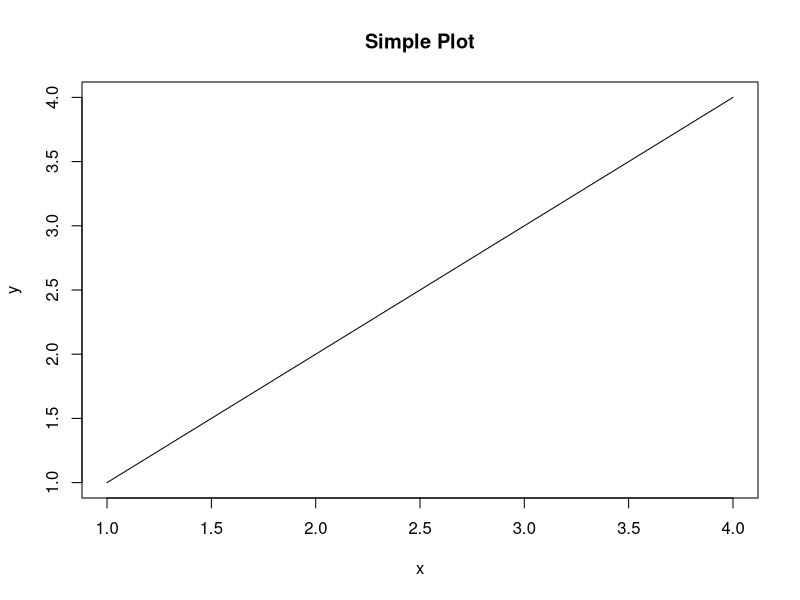
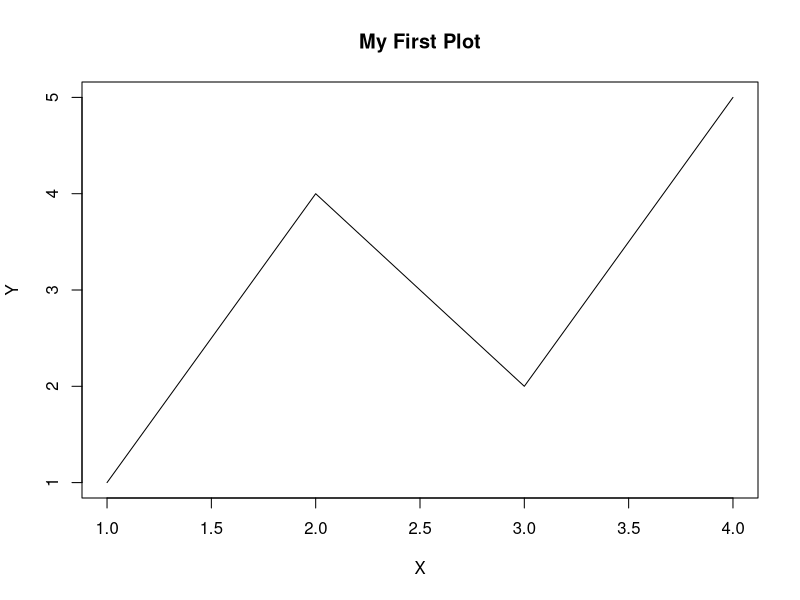
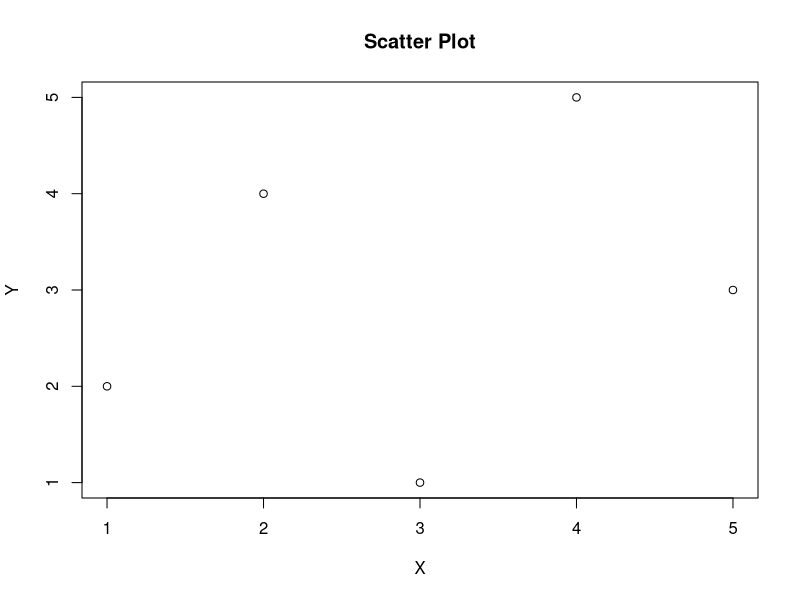
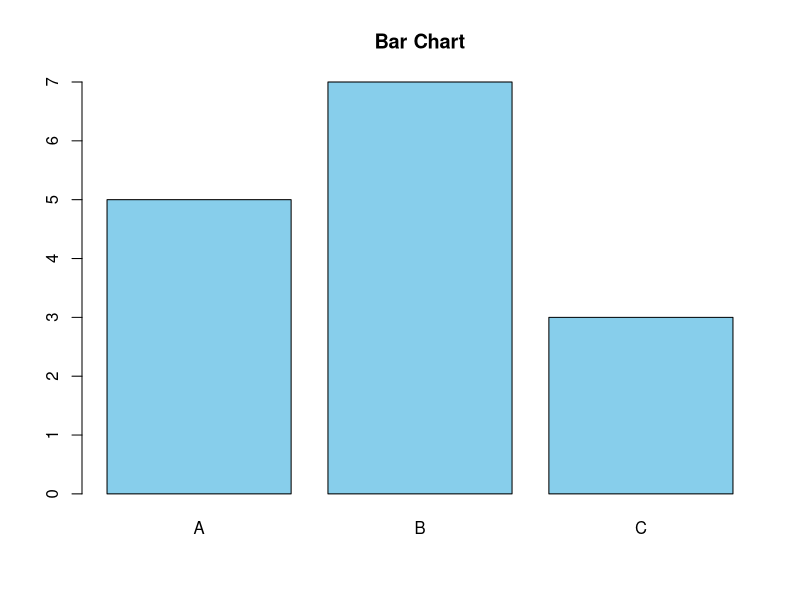
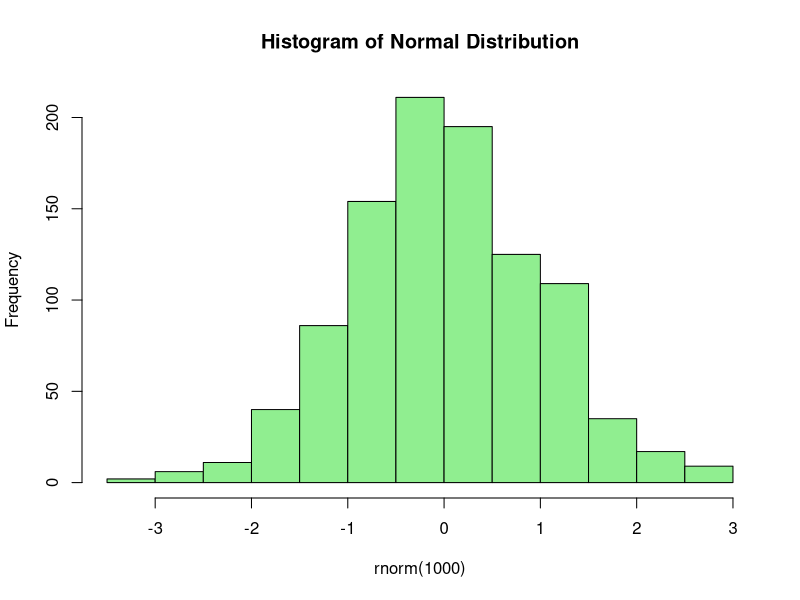
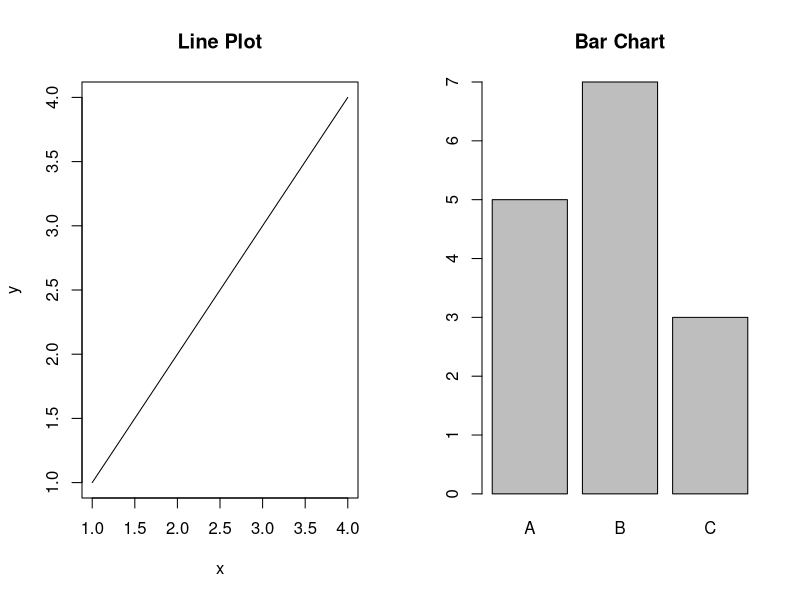
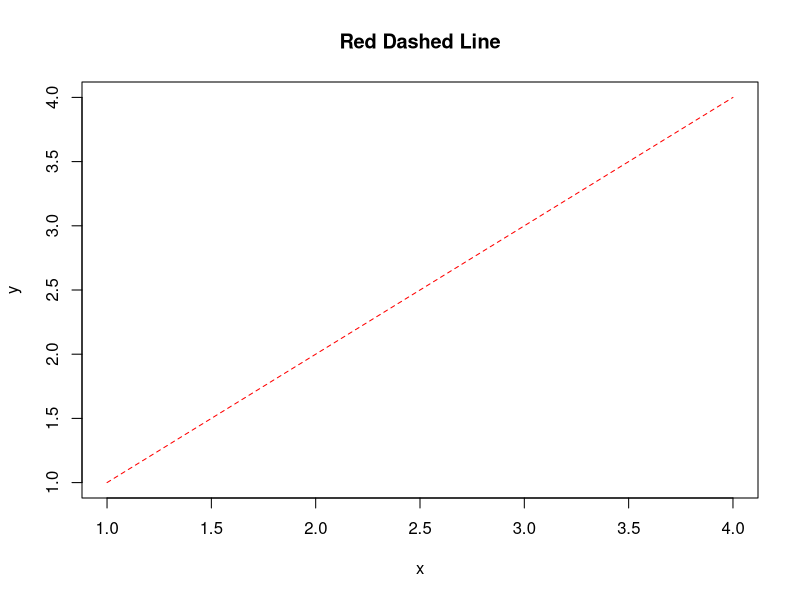
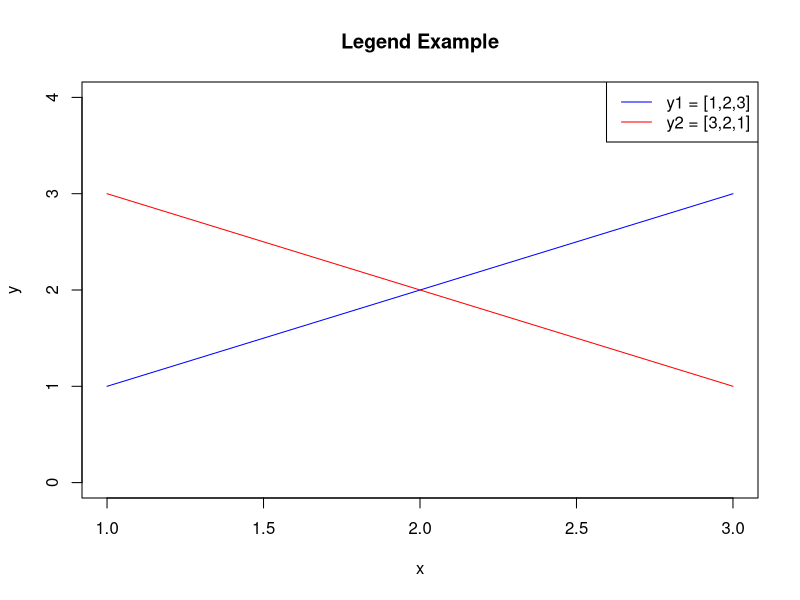

Source code (R) for these figures, in order:
## ---- chunk 1
x <- 1:4
y <- c(1, 2, 3, 4)
plot(x, y, type = "l", main = "Simple Plot")


## ---- chunk 2
y2 <- c(1, 4, 2, 5)
plot(x, y2, type = "l", main = "My First Plot", xlab = "X", ylab = "Y")


## ---- chunk 3
x_vals <- c(1, 2, 3, 4, 5)
y_vals <- c(2, 4, 1, 5, 3)
plot(x_vals, y_vals, main = "Scatter Plot", xlab = "X", ylab = "Y")


## ---- chunk 4
categories <- c('A', 'B', 'C')
values <- c(5, 7, 3)
barplot(values, names.arg = categories, col = "skyblue", main = "Bar Chart")

## ---- chunk 5
hist(rnorm(1000), main = "Histogram of Normal Distribution", col = "lightgreen")

## ---- chunk 6
par(mfrow = c(1, 2))  # 1 row, 2 columns
plot(x, y, type = "l", main = "Line Plot")
barplot(values, names.arg = categories, main = "Bar Chart")
par(mfrow = c(1, 1))  # Reset layout

## ---- chunk 7
plot(x, y, type = "l", col = "red", lty = 2, main = "Red Dashed Line")

## ---- chunk 8
x <- c(1, 2, 3)
plot(x, c(1, 2, 3), type = "l", col = "blue", ylim = c(0, 4),
main = "Legend Example", xlab = "x", ylab = "y")
lines(x, c(3, 2, 1), col = "red")
legend("topright", legend = c("y1 = [1,2,3]", "y2 = [3,2,1]"),
col = c("blue", "red"), lty = 1)

## ---- chunk 9
x <- 0:10
y <- x - 5
plot(x, y, type = "l", xlim = c(0, 10), ylim = c(-5, 5),
     main = "Set Axis Limits", col = "red")
## ---- chunk 10
png("my_plot.png")
plot(x, y, type = "l", main = "Saved Plot")
dev.off()

## ---- chunk 11

## ---- chunk 12

## ---- chunk 13

## ---- chunk 14

## ---- chunk 15

## ---- chunk 16

## ---- chunk 17

## ---- chunk 18

## ---- chunk 19

## ---- chunk 20

## ---- chunk 21

## ---- chunk 22

## ---- chunk 23

## ---- chunk 24

## ---- chunk 25

## ---- chunk 26

## ---- chunk 27

## ---- chunk 28

## ---- chunk 29

## ---- chunk 30

## ---- chunk 31

## ---- chunk 32

## ---- chunk 33

## ---- chunk 34

## ---- chunk 35

